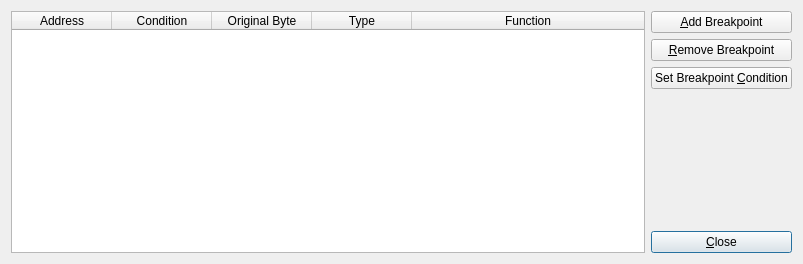
<?xml version="1.0" encoding="UTF-8"?>
<ui version="4.0">
 <author>Evan Teran</author>
 <class>BreakpointManager::DialogBreakpoints</class>
 <widget class="QDialog" name="DialogBreakpoints">
  <property name="geometry">
   <rect>
    <x>0</x>
    <y>0</y>
    <width>803</width>
    <height>264</height>
   </rect>
  </property>
  <property name="windowTitle">
   <string>Breakpoint Manager</string>
  </property>
  <layout class="QGridLayout">
   <item row="2" column="1">
    <widget class="QPushButton" name="btnCondition">
     <property name="text">
      <string>Set Breakpoint &amp;Condition</string>
     </property>
    </widget>
   </item>
   <item row="3" column="1">
    <spacer>
     <property name="orientation">
      <enum>Qt::Vertical</enum>
     </property>
     <property name="sizeHint" stdset="0">
      <size>
       <width>20</width>
       <height>40</height>
      </size>
     </property>
    </spacer>
   </item>
   <item row="4" column="1">
    <widget class="QPushButton" name="okButton">
     <property name="text">
      <string>&amp;Close</string>
     </property>
     <property name="default">
      <bool>true</bool>
     </property>
    </widget>
   </item>
   <item row="1" column="1">
    <widget class="QPushButton" name="btnRemove">
     <property name="text">
      <string>&amp;Remove Breakpoint</string>
     </property>
    </widget>
   </item>
   <item row="0" column="1">
    <widget class="QPushButton" name="btnAdd">
     <property name="text">
      <string>&amp;Add Breakpoint</string>
     </property>
    </widget>
   </item>
   <item row="0" column="0" rowspan="5">
    <widget class="QTableWidget" name="tableWidget">
     <property name="editTriggers">
      <set>QAbstractItemView::NoEditTriggers</set>
     </property>
     <property name="alternatingRowColors">
      <bool>true</bool>
     </property>
     <property name="selectionMode">
      <enum>QAbstractItemView::SingleSelection</enum>
     </property>
     <property name="selectionBehavior">
      <enum>QAbstractItemView::SelectRows</enum>
     </property>
     <attribute name="horizontalHeaderStretchLastSection">
      <bool>true</bool>
     </attribute>
     <attribute name="verticalHeaderVisible">
      <bool>false</bool>
     </attribute>
     <column>
      <property name="text">
       <string>Address</string>
      </property>
     </column>
     <column>
      <property name="text">
       <string>Condition</string>
      </property>
     </column>
     <column>
      <property name="text">
       <string>Original Byte</string>
      </property>
     </column>
     <column>
      <property name="text">
       <string>Type</string>
      </property>
     </column>
     <column>
      <property name="text">
       <string>Function</string>
      </property>
     </column>
    </widget>
   </item>
  </layout>
 </widget>
 <tabstops>
  <tabstop>tableWidget</tabstop>
  <tabstop>btnAdd</tabstop>
  <tabstop>btnRemove</tabstop>
  <tabstop>btnCondition</tabstop>
  <tabstop>okButton</tabstop>
 </tabstops>
 <resources/>
 <connections>
  <connection>
   <sender>okButton</sender>
   <signal>clicked()</signal>
   <receiver>DialogBreakpoints</receiver>
   <slot>accept()</slot>
   <hints>
    <hint type="sourcelabel">
     <x>798</x>
     <y>259</y>
    </hint>
    <hint type="destinationlabel">
     <x>516</x>
     <y>174</y>
    </hint>
   </hints>
  </connection>
 </connections>
</ui>
